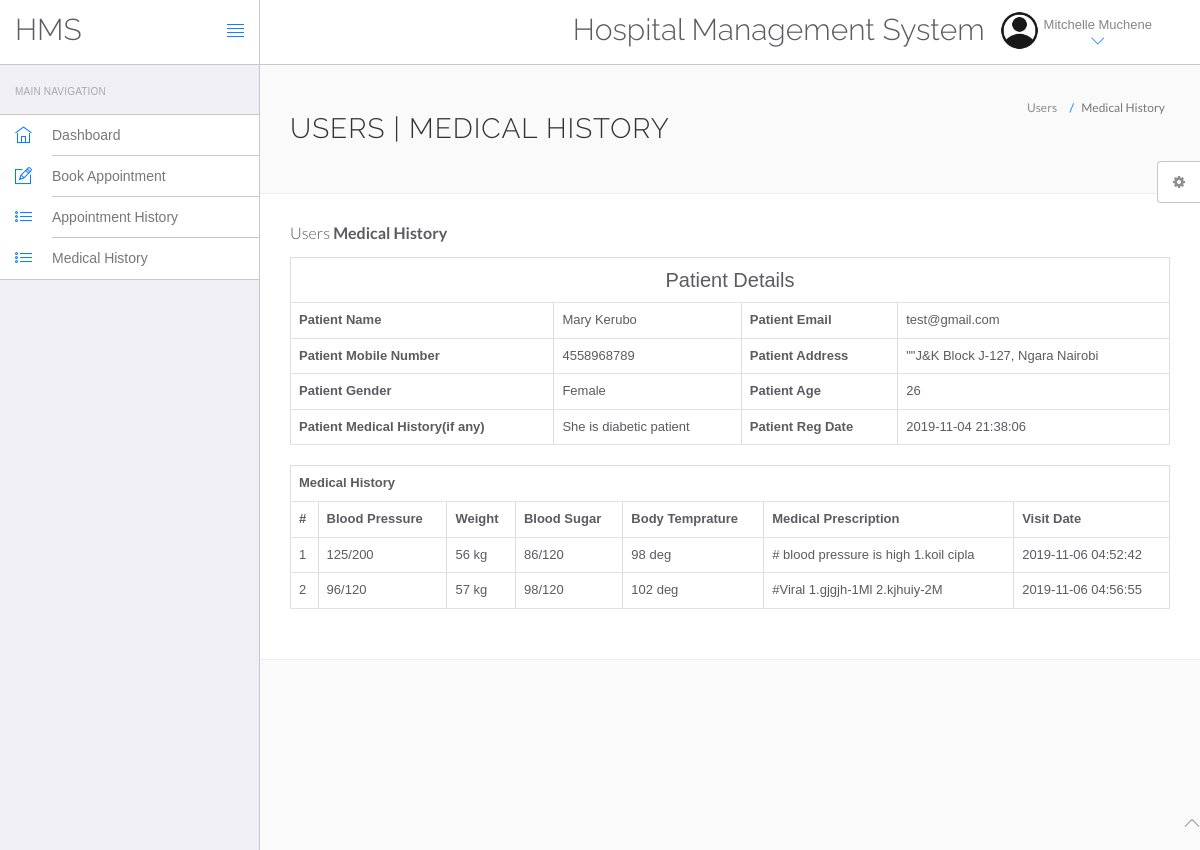
The page /clinic/hms/view-medhistory.php?viewid=1 (signed in) on the database its author committed.
### tables this page shows
CREATE TABLE `users` (
  `id` int(11) NOT NULL,
  `fullName` varchar(255) DEFAULT NULL,
  `address` longtext DEFAULT NULL,
  `city` varchar(255) DEFAULT NULL,
  `gender` varchar(255) DEFAULT NULL,
  `email` varchar(255) DEFAULT NULL,
  `password` varchar(255) DEFAULT NULL,
  `regDate` timestamp NULL DEFAULT current_timestamp(),
  `updationDate` timestamp NULL DEFAULT NULL ON UPDATE current_timestamp()
);

CREATE TABLE `tblpatient` (
  `ID` int(10) NOT NULL,
  `Docid` int(10) DEFAULT NULL,
  `PatientName` varchar(200) DEFAULT NULL,
  `PatientContno` bigint(10) DEFAULT NULL,
  `PatientEmail` varchar(200) DEFAULT NULL,
  `PatientGender` varchar(50) DEFAULT NULL,
  `PatientAdd` mediumtext DEFAULT NULL,
  `PatientAge` int(10) DEFAULT NULL,
  `PatientMedhis` mediumtext DEFAULT NULL,
  `CreationDate` timestamp NULL DEFAULT current_timestamp(),
  `UpdationDate` timestamp NULL DEFAULT NULL ON UPDATE current_timestamp()
);

CREATE TABLE `tblmedicalhistory` (
  `ID` int(10) NOT NULL,
  `PatientID` int(10) DEFAULT NULL,
  `BloodPressure` varchar(200) DEFAULT NULL,
  `BloodSugar` varchar(200) NOT NULL,
  `Weight` varchar(100) DEFAULT NULL,
  `Temperature` varchar(200) DEFAULT NULL,
  `MedicalPres` mediumtext DEFAULT NULL,
  `CreationDate` timestamp NOT NULL DEFAULT current_timestamp() ON UPDATE current_timestamp()
);

### clinic/hms/view-medhistory.php (the view, shortened to what this page needs)
<?php
include('include/config.php');
?>
<!DOCTYPE html>
<html lang="en">
	<head>
		<link rel="stylesheet" href="vendor/bootstrap/css/bootstrap.min.css">
		<link rel="stylesheet" href="vendor/fontawesome/css/font-awesome.min.css">
		<link rel="stylesheet" href="vendor/themify-icons/themify-icons.min.css">
		<link href="vendor/animate.css/animate.min.css" rel="stylesheet" media="screen">
		<link href="vendor/perfect-scrollbar/perfect-scrollbar.min.css" rel="stylesheet" media="screen">
		<link href="vendor/switchery/switchery.min.css" rel="stylesheet" media="screen">
		<link href="vendor/bootstrap-touchspin/jquery.bootstrap-touchspin.min.css" rel="stylesheet" media="screen">
		<link href="vendor/select2/select2.min.css" rel="stylesheet" media="screen">
		<link href="vendor/bootstrap-datepicker/bootstrap-datepicker3.standalone.min.css" rel="stylesheet" media="screen">
		<link href="vendor/bootstrap-timepicker/bootstrap-timepicker.min.css" rel="stylesheet" media="screen">
		<link rel="stylesheet" href="assets/css/styles.css">
		<link rel="stylesheet" href="assets/css/plugins.css">
		<link rel="stylesheet" href="assets/css/themes/theme-1.css" id="skin_color" />
	</head>
	<body>
		<div id="app">
<?php include('include/sidebar.php');?>
<div class="app-content">
<?php include('include/header.php');?>
<div class="main-content" >
<div class="wrap-content container" id="container">
<section id="page-title">
<div class="row">
<div class="col-sm-8">
<h1 class="mainTitle">Users | Medical History</h1>
</div>
<ol class="breadcrumb">
<li>
<span>Users</span>
</li>
<li class="active">
<span>Medical History</span>
</li>
</ol>
</div>
</section>
<div class="container-fluid container-fullw bg-white">
<div class="row">
<div class="col-md-12">
<h5 class="over-title margin-bottom-15">Users <span class="text-bold">Medical History</span></h5>
<?php
                               $vid=$_GET['viewid'];
                               $ret=mysqli_query($con,"select * from tblpatient where ID='$vid'");
$cnt=1;
while ($row=mysqli_fetch_array($ret)) {
                               ?>
<table border="1" class="table table-bordered">
 <tr align="center">
<td colspan="4" style="font-size:20px;color:blue">
 Patient Details</td></tr>
    <tr>
    <th scope>Patient Name</th>
    <td><?php  echo $row['PatientName'];?></td>
    <th scope>Patient Email</th>
    <td><?php  echo $row['PatientEmail'];?></td>
  </tr>
  <tr>
    <th scope>Patient Mobile Number</th>
    <td><?php  echo $row['PatientContno'];?></td>
    <th>Patient Address</th>
    <td><?php  echo $row['PatientAdd'];?></td>
  </tr>
    <tr>
    <th>Patient Gender</th>
    <td><?php  echo $row['PatientGender'];?></td>
    <th>Patient Age</th>
    <td><?php  echo $row['PatientAge'];?></td>
  </tr>
  <tr>
    <th>Patient Medical History(if any)</th>
    <td><?php  echo $row['PatientMedhis'];?></td>
     <th>Patient Reg Date</th>
    <td><?php  echo $row['CreationDate'];?></td>
  </tr>
<?php }?>
</table>
<?php
$ret=mysqli_query($con,"select * from tblmedicalhistory  where PatientID='$vid'");
 ?>
<table id="datatable" class="table table-bordered dt-responsive nowrap" style="border-collapse: collapse; border-spacing: 0; width: 100%;">
  <tr align="center">
   <th colspan="8" >Medical History</th>
  </tr>
  <tr>
    <th>#</th>
<th>Blood Pressure</th>
<th>Weight</th>
<th>Blood Sugar</th>
<th>Body Temprature</th>
<th>Medical Prescription</th>
<th>Visit Date</th>
</tr>
<?php
while ($row=mysqli_fetch_array($ret)) {
  ?>
<tr>
  <td><?php echo $cnt;?></td>
 <td><?php  echo $row['BloodPressure'];?></td>
 <td><?php  echo $row['Weight'];?></td>
 <td><?php  echo $row['BloodSugar'];?></td>
  <td><?php  echo $row['Temperature'];?></td>
  <td><?php  echo $row['MedicalPres'];?></td>
  <td><?php  echo $row['CreationDate'];?></td>
</tr>
<?php $cnt=$cnt+1;} ?>
</table>
</div>
</div>
</div>
</div>
</div>
</div>
</div>
	<?php include('include/footer.php');?>
	<?php include('include/setting.php');?>
	</body>
</html>

### clinic/hms/include/header.php (shortened to what this page needs)
<header class="navbar navbar-default navbar-static-top">
					<div class="navbar-header">
						<a class="navbar-brand" href="#">
							<h2 style="padding-top:20% ">HMS</h2>
						</a>
						<a href="#" class="sidebar-toggler pull-right visible-md visible-lg" data-toggle-class="app-sidebar-closed" data-toggle-target="#app">
							<i class="ti-align-justify"></i>
						</a>
					</div>
					<div class="navbar-collapse collapse">
						<ul class="nav navbar-right">
								<li  style="padding-top:2% ">
								<h2>Hospital Management System</h2>
							</li>
							<li class="dropdown current-user">
								<a href class="dropdown-toggle" data-toggle="dropdown">
									<img src="assets/images/account.png"> <span class="username">
									<?php $query=mysqli_query($con,"select fullName from users where id='".$_SESSION['id']."'");
while($row=mysqli_fetch_array($query))
{
	echo $row['fullName'];
}
									?> <i class="ti-angle-down"></i></i></span>
								</a>
							</li>
						</ul>
					</div>
				</header>

### clinic/hms/assets/css/themes/theme-1.css (style rules this page uses)
body { background: #FAFAFA; }
header .navbar-header { background: #ffffff !important; border-right-color: #c8c7cc !important; border-bottom-color: #c8c7cc !important; }
header .navbar-header .sidebar-toggler, header .navbar-header .sidebar-mobile-toggler { color: #007aff !important; }
header .navbar-header .navbar-brand { color: #777 !important; }
header .navbar-collapse { background: #ffffff !important; border-bottom-color: #c8c7cc !important; box-shadow: none !important; }
header .navbar-collapse .navbar-right > li > a { color: #777; }
header .navbar-collapse .navbar-right > li > a i { color: #007aff !important; }

### rows shown on the page
users: fullName "Mitchelle Muchene"
tblpatient: PatientName "Mary Kerubo", PatientEmail "test@gmail.com", PatientContno "4558968789", PatientAdd "\"\"J&K Block J-127, Ngara Nairobi", PatientGender "Female", PatientAge "26", PatientMedhis "She is diabetic patient", CreationDate "2019-11-04 21:38:06"
tblmedicalhistory: BloodPressure "125/200", Weight "56 kg", BloodSugar "86/120", Temperature "98 deg", MedicalPres "# blood pressure is high 1.koil cipla", CreationDate "2019-11-06 04:52:42"
tblmedicalhistory: BloodPressure "96/120", Weight "57 kg", BloodSugar "98/120", Temperature "102 deg", MedicalPres "#Viral 1.gjgjh-1Ml 2.kjhuiy-2M", CreationDate "2019-11-06 04:56:55"
